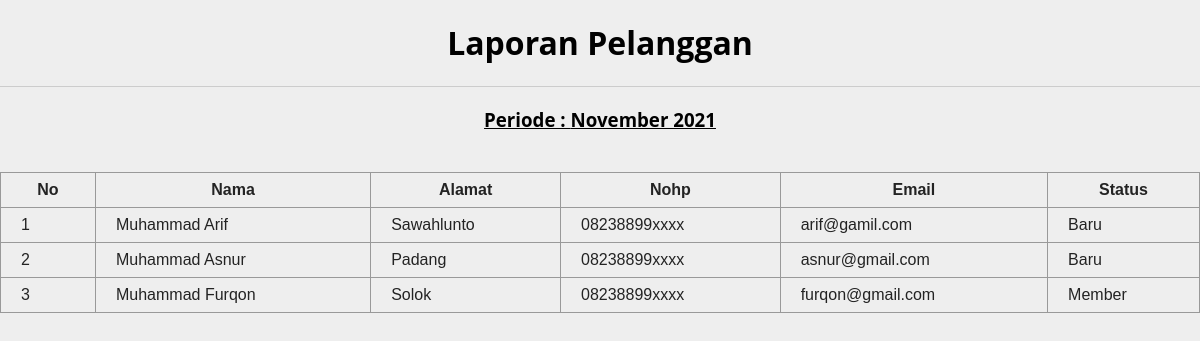
Page /admin/page/laporan/vlap_pelanggan.php on the committed database.
### tables this page shows
CREATE TABLE `tb_pelanggan` (
  `id_pelanggan` int(11) NOT NULL,
  `nama_pelanggan` varchar(255) NOT NULL,
  `alamat_pelanggan` varchar(255) NOT NULL,
  `nohp_pelanggan` varchar(255) NOT NULL,
  `email_pelanggan` varchar(255) NOT NULL,
  `status_pelanggan` enum('Baru','Member') NOT NULL
);

### admin/page/laporan/vlap_pelanggan.php (the view, shortened to what this page needs)
<?php
$koneksi = mysqli_connect('localhost', 'root', '', 'db_storevaria');
?>
<!DOCTYPE html>
<head>
</head>
<body>
    <div class="container">
        <div class="row">
            <div>
                <center>
                    <h1>Laporan Pelanggan</h1>
                    <hr <hr style="display: block; height: 1px;border: 0; border-top: 1px solid #ccc;margin: 1em 0; padding: 0;">
                </center>
            </div>
        </div>
        <h3 align="center"><u>Periode : <?php echo date('F Y')  ?></u></h3>
        <div class="row">
            <div>
                <div>
                    <br>
                    <table>
                        <thead>
                            <tr>
                                <th>No</th>
                                <th>Nama</th>
                                <th>Alamat</th>
                                <th>Nohp</th>
                                <th>Email</th>
                                <th>Status</th>
                            </tr>
                        </thead>
                        <tbody>
                            <?php
                            $no = 1;
                            $ambil = $koneksi->query("SELECT * FROM tb_pelanggan");
                            while ($pecah = $ambil->fetch_object()) {
                            ?>
                                <tr>
                                    <td><?php echo $no++ ?></td>
                                    <td><?= $pecah->nama_pelanggan ?></td>
                                    <td><?= $pecah->alamat_pelanggan ?></td>
                                    <td><?=$pecah->nohp_pelanggan ?></td>
                                    <td><?= $pecah->email_pelanggan  ?></td>
                                    <td><?= $pecah->status_pelanggan  ?></td>
                                </tr>
                            <?php } ?>
                        </tbody>
                    </table>
                </div>
            </div>
        </div>
    </div>
</body>
</html>

### admin/page/laporan/vlap_pelanggan.php (style rules this page uses)
html, body { background: #eee; margin: 0; font-family: 'Open Sans', sans-serif; }
.container { margin: auto; }
table { border-collapse: collapse; width: 100%; font-family: sans-serif; color: #232323; border-collapse: collapse; }
table, th, td { border: 1px solid black; border: 1px solid #999; padding: 8px 20px; }

### rows in the picture
tb_pelanggan: nama_pelanggan "Muhammad Arif", alamat_pelanggan "Sawahlunto", nohp_pelanggan "08238899xxxx", email_pelanggan "arif@gamil.com", status_pelanggan "Baru"
tb_pelanggan: nama_pelanggan "Muhammad Asnur", alamat_pelanggan "Padang", nohp_pelanggan "08238899xxxx", email_pelanggan "asnur@gmail.com", status_pelanggan "Baru"
tb_pelanggan: nama_pelanggan "Muhammad Furqon", alamat_pelanggan "Solok", nohp_pelanggan "08238899xxxx", email_pelanggan "furqon@gmail.com", status_pelanggan "Member"
